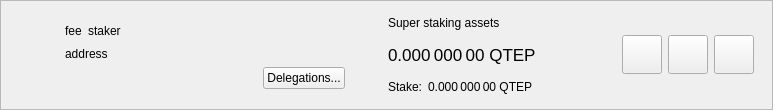
<?xml version="1.0" encoding="UTF-8"?>
<ui version="4.0">
 <class>SuperStakerItemWidget</class>
 <widget class="QWidget" name="SuperStakerItemWidget">
  <property name="geometry">
   <rect>
    <x>0</x>
    <y>0</y>
    <width>773</width>
    <height>110</height>
   </rect>
  </property>
  <property name="sizePolicy">
   <sizepolicy hsizetype="Preferred" vsizetype="Maximum">
    <horstretch>0</horstretch>
    <verstretch>0</verstretch>
   </sizepolicy>
  </property>
  <property name="windowTitle">
   <string>Form</string>
  </property>
  <layout class="QVBoxLayout" name="verticalLayout_2">
   <property name="spacing">
    <number>0</number>
   </property>
   <property name="leftMargin">
    <number>0</number>
   </property>
   <property name="topMargin">
    <number>0</number>
   </property>
   <property name="rightMargin">
    <number>0</number>
   </property>
   <property name="bottomMargin">
    <number>0</number>
   </property>
   <item>
    <widget class="QFrame" name="superStakerItemFrame">
     <property name="frameShape">
      <enum>QFrame::StyledPanel</enum>
     </property>
     <property name="frameShadow">
      <enum>QFrame::Raised</enum>
     </property>
     <layout class="QHBoxLayout" name="horizontalLayout">
      <property name="topMargin">
       <number>0</number>
      </property>
      <property name="bottomMargin">
       <number>0</number>
      </property>
      <item>
       <widget class="QLabel" name="superStakerLogo">
        <property name="sizePolicy">
         <sizepolicy hsizetype="Fixed" vsizetype="Fixed">
          <horstretch>0</horstretch>
          <verstretch>0</verstretch>
         </sizepolicy>
        </property>
        <property name="minimumSize">
         <size>
          <width>40</width>
          <height>40</height>
         </size>
        </property>
        <property name="alignment">
         <set>Qt::AlignCenter</set>
        </property>
       </widget>
      </item>
      <item>
       <widget class="QStackedWidget" name="stackedWidget">
        <property name="currentIndex">
         <number>0</number>
        </property>
        <widget class="QWidget" name="page">
         <layout class="QHBoxLayout" name="horizontalLayout_4">
          <item>
           <layout class="QHBoxLayout" name="horizontalLayout_3">
            <item>
             <layout class="QVBoxLayout" name="verticalLayout">
              <property name="rightMargin">
               <number>15</number>
              </property>
              <item>
               <spacer name="verticalSpacer_2">
                <property name="orientation">
                 <enum>Qt::Vertical</enum>
                </property>
                <property name="sizeHint" stdset="0">
                 <size>
                  <width>20</width>
                  <height>0</height>
                 </size>
                </property>
               </spacer>
              </item>
              <item alignment="Qt::AlignLeft">
               <widget class="QWidget" name="widgetSuperStaker" native="true">
                <property name="minimumSize">
                 <size>
                  <width>280</width>
                  <height>0</height>
                 </size>
                </property>
                <layout class="QHBoxLayout" name="horizontalLayout_2" stretch="0,0,1">
                 <property name="leftMargin">
                  <number>0</number>
                 </property>
                 <property name="topMargin">
                  <number>0</number>
                 </property>
                 <property name="rightMargin">
                  <number>0</number>
                 </property>
                 <property name="bottomMargin">
                  <number>0</number>
                 </property>
                 <item alignment="Qt::AlignLeft">
                  <widget class="QLabel" name="labelFee">
                   <property name="text">
                    <string>fee</string>
                   </property>
                   <property name="textInteractionFlags">
                    <set>Qt::LinksAccessibleByMouse|Qt::TextSelectableByMouse</set>
                   </property>
                  </widget>
                 </item>
                 <item alignment="Qt::AlignLeft">
                  <widget class="QLabel" name="labelStaker">
                   <property name="text">
                    <string>staker</string>
                   </property>
                   <property name="textInteractionFlags">
                    <set>Qt::LinksAccessibleByMouse|Qt::TextSelectableByMouse</set>
                   </property>
                  </widget>
                 </item>
                 <item>
                  <spacer name="horizontalSpacer">
                   <property name="orientation">
                    <enum>Qt::Horizontal</enum>
                   </property>
                   <property name="sizeType">
                    <enum>QSizePolicy::Minimum</enum>
                   </property>
                   <property name="sizeHint" stdset="0">
                    <size>
                     <width>0</width>
                     <height>20</height>
                    </size>
                   </property>
                  </spacer>
                 </item>
                </layout>
               </widget>
              </item>
              <item>
               <widget class="QLabel" name="labelAddress">
                <property name="text">
                 <string>address</string>
                </property>
                <property name="textInteractionFlags">
                 <set>Qt::LinksAccessibleByMouse|Qt::TextSelectableByMouse</set>
                </property>
               </widget>
              </item>
              <item alignment="Qt::AlignRight">
               <widget class="QPushButton" name="buttonDelegations">
                <property name="text">
                 <string>Delegations...</string>
                </property>
               </widget>
              </item>
              <item>
               <spacer name="verticalSpacer">
                <property name="orientation">
                 <enum>Qt::Vertical</enum>
                </property>
                <property name="sizeHint" stdset="0">
                 <size>
                  <width>20</width>
                  <height>0</height>
                 </size>
                </property>
               </spacer>
              </item>
             </layout>
            </item>
            <item>
             <widget class="QWidget" name="vLineAssets" native="true">
              <property name="sizePolicy">
               <sizepolicy hsizetype="Preferred" vsizetype="Preferred">
                <horstretch>0</horstretch>
                <verstretch>0</verstretch>
               </sizepolicy>
              </property>
              <property name="minimumSize">
               <size>
                <width>1</width>
                <height>0</height>
               </size>
              </property>
             </widget>
            </item>
            <item>
             <widget class="QWidget" name="widgetStakingAssets" native="true">
              <property name="sizePolicy">
               <sizepolicy hsizetype="Minimum" vsizetype="Preferred">
                <horstretch>0</horstretch>
                <verstretch>0</verstretch>
               </sizepolicy>
              </property>
              <layout class="QVBoxLayout" name="verticalLayout_3">
               <property name="leftMargin">
                <number>15</number>
               </property>
               <property name="topMargin">
                <number>0</number>
               </property>
               <property name="rightMargin">
                <number>15</number>
               </property>
               <property name="bottomMargin">
                <number>0</number>
               </property>
               <item>
                <widget class="QLabel" name="labelAssetsText">
                 <property name="text">
                  <string>Super staking assets</string>
                 </property>
                 <property name="alignment">
                  <set>Qt::AlignLeading|Qt::AlignLeft|Qt::AlignVCenter</set>
                 </property>
                </widget>
               </item>
               <item>
                <widget class="QLabel" name="labelAssets">
                 <property name="font">
                  <font>
                   <pointsize>13</pointsize>
                  </font>
                 </property>
                 <property name="cursor">
                  <cursorShape>IBeamCursor</cursorShape>
                 </property>
                 <property name="toolTip">
                  <string>Your current spendable balance</string>
                 </property>
                 <property name="text">
                  <string notr="true">0.000 000 00 QTEP</string>
                 </property>
                 <property name="alignment">
                  <set>Qt::AlignLeading|Qt::AlignLeft|Qt::AlignVCenter</set>
                 </property>
                 <property name="textInteractionFlags">
                  <set>Qt::LinksAccessibleByMouse|Qt::TextSelectableByMouse</set>
                 </property>
                </widget>
               </item>
               <item>
                <layout class="QHBoxLayout" name="horizontalLayout_6">
                 <property name="spacing">
                  <number>6</number>
                 </property>
                 <item>
                  <widget class="QLabel" name="labelStakeText">
                   <property name="sizePolicy">
                    <sizepolicy hsizetype="Maximum" vsizetype="Preferred">
                     <horstretch>0</horstretch>
                     <verstretch>0</verstretch>
                    </sizepolicy>
                   </property>
                   <property name="text">
                    <string>Stake:</string>
                   </property>
                   <property name="alignment">
                    <set>Qt::AlignLeading|Qt::AlignLeft|Qt::AlignVCenter</set>
                   </property>
                  </widget>
                 </item>
                 <item>
                  <widget class="QLabel" name="labelStake">
                   <property name="text">
                    <string>0.000 000 00 QTEP</string>
                   </property>
                   <property name="alignment">
                    <set>Qt::AlignLeading|Qt::AlignLeft|Qt::AlignVCenter</set>
                   </property>
                   <property name="textInteractionFlags">
                    <set>Qt::LinksAccessibleByMouse|Qt::TextSelectableByMouse</set>
                   </property>
                  </widget>
                 </item>
                 <item>
                  <spacer name="horizontalSpacer_4">
                   <property name="orientation">
                    <enum>Qt::Horizontal</enum>
                   </property>
                   <property name="sizeType">
                    <enum>QSizePolicy::Minimum</enum>
                   </property>
                   <property name="sizeHint" stdset="0">
                    <size>
                     <width>0</width>
                     <height>0</height>
                    </size>
                   </property>
                  </spacer>
                 </item>
                </layout>
               </item>
              </layout>
             </widget>
            </item>
            <item>
             <spacer name="horizontalSpacer_2">
              <property name="orientation">
               <enum>Qt::Horizontal</enum>
              </property>
              <property name="sizeHint" stdset="0">
               <size>
                <width>0</width>
                <height>20</height>
               </size>
              </property>
             </spacer>
            </item>
            <item>
             <widget class="QToolButton" name="buttonConfig">
              <property name="text">
               <string/>
              </property>
              <property name="iconSize">
               <size>
                <width>32</width>
                <height>32</height>
               </size>
              </property>
             </widget>
            </item>
            <item>
             <widget class="QToolButton" name="buttonSplit">
              <property name="text">
               <string/>
              </property>
              <property name="iconSize">
               <size>
                <width>32</width>
                <height>32</height>
               </size>
              </property>
             </widget>
            </item>
            <item>
             <widget class="QToolButton" name="buttonRemove">
              <property name="text">
               <string/>
              </property>
              <property name="iconSize">
               <size>
                <width>32</width>
                <height>32</height>
               </size>
              </property>
             </widget>
            </item>
           </layout>
          </item>
         </layout>
        </widget>
        <widget class="QWidget" name="page_2">
         <layout class="QHBoxLayout" name="horizontalLayout_5">
          <item>
           <widget class="QLabel" name="labelNewSuperStaker">
            <property name="text">
             <string>Add new super stakers</string>
            </property>
           </widget>
          </item>
          <item>
           <spacer name="horizontalSpacer_3">
            <property name="orientation">
             <enum>Qt::Horizontal</enum>
            </property>
            <property name="sizeHint" stdset="0">
             <size>
              <width>408</width>
              <height>20</height>
             </size>
            </property>
           </spacer>
          </item>
          <item>
           <widget class="QToolButton" name="buttonRestore">
            <property name="text">
             <string/>
            </property>
            <property name="iconSize">
             <size>
              <width>32</width>
              <height>32</height>
             </size>
            </property>
           </widget>
          </item>
          <item>
           <widget class="QToolButton" name="buttonAdd">
            <property name="text">
             <string/>
            </property>
            <property name="iconSize">
             <size>
              <width>32</width>
              <height>32</height>
             </size>
            </property>
           </widget>
          </item>
         </layout>
        </widget>
       </widget>
      </item>
     </layout>
    </widget>
   </item>
  </layout>
 </widget>
 <resources/>
 <connections/>
</ui>
